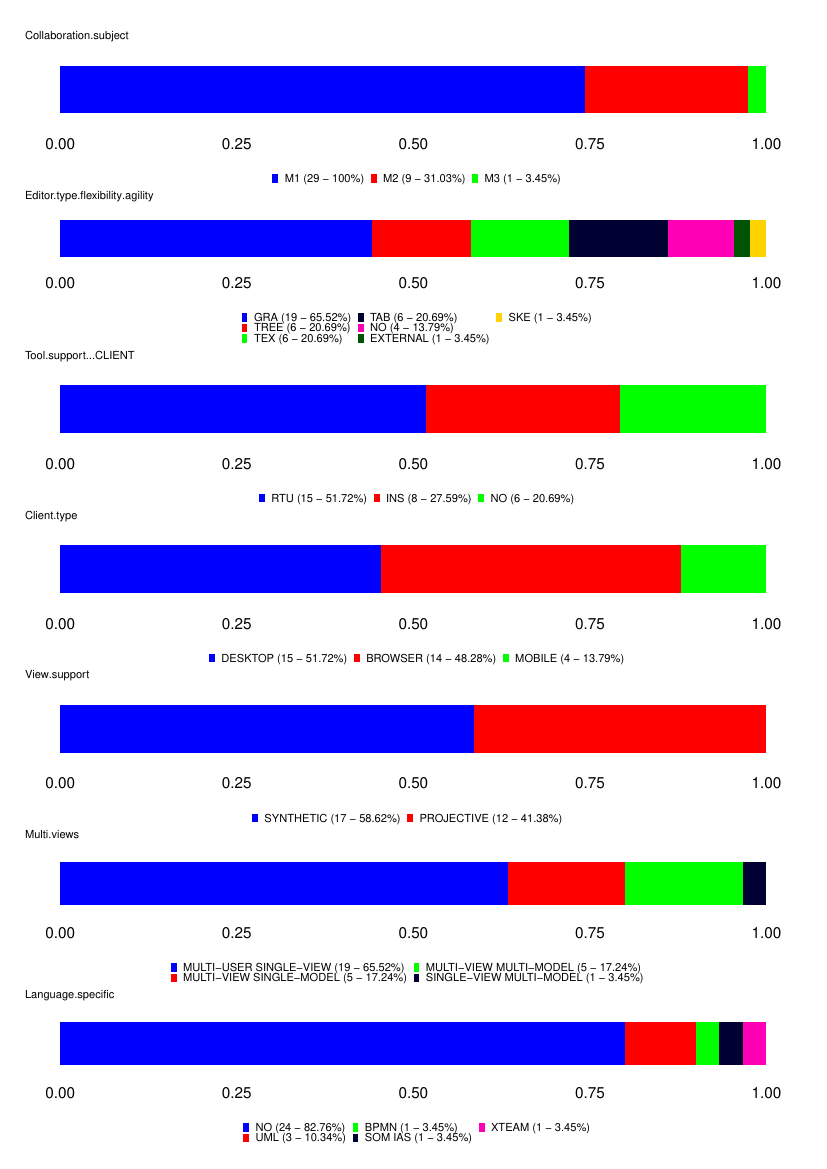

Recreate this plot in R.
library(ggplot2)
library(stringr)
library(plyr)
library(grid)
library(gridExtra)
library(Rmisc)
library(pals)

#remove non-analyzable columns
indicesToBeRemoved <- c(4, 5, 6, 7, 9, 10, 11, 14, 28, 59, 60, 61, 62, 63, 65, 69, 70, 71, 73, 74, 77)

# set up data
setwd(dirname(rstudioapi::getSourceEditorContext()$path))
data <- read.csv2("../data/latest/analysis.csv", header = TRUE, quote = "\"", dec = ".", fill = TRUE, comment.char = "", na.strings = "AAAAAAAA")
data <- data[1:29,1:76]

data <- data[,-indicesToBeRemoved]
startIndex <- 6
stopIndex <- ncol(data)

# TODO: remove this line after SerVCS has been reviewed
#data <- data[-5,]
#row.names(data) <- 1:nrow(data)

#ignoredIndexNames <- c("Modeling.framework", "UML.diagrams", "Language.s..custo..mization.support",
#                       "Roles", "Approach.specific.stakeholders")

ignoredIndexNames <- c()

data <- data.frame(
  lapply(
    data,
    function(variables){
      if (is.character(variables)){
        return(toupper(variables))
      } else{
        return(variables)
      }
    }),
  stringsAsFactors = FALSE)

gatherValues <- function(index){
  if(!(names(data)[i] %in% ignoredIndexNames) && !is.numeric(data[,index])){
    df <- data.frame(cat = data[,index])
    x<-data.frame(values=unique(str_trim(unlist(strsplit(df$cat, ",")))))
    
    for(i in 1:nrow(x)){
      v <- x[i,1]
      count = 0
      for(j in 1:nrow(df)){
        if(v %in% str_trim(unlist(strsplit(df[j,1], ",")))){
          count <- count+1
        }
      }
      x[i,2] <- count
    }
    
    #rename col 2
    names(x)[2]<-"count"
    
    #remove factors with count = 0
    x <- x[x$count > 0, ]
    
    #pretty print label names and values
    for(i in 1:nrow(x)){
      x[i,1] <- paste(x[i,1], paste("(", x[i,2], " - ", round(x[i,2]/29, 4)*100, '%', ")", sep=""))
    }
    
    #order by count DESC
    x <- x[
      with(x, order(count, decreasing=TRUE)),
    ]
    x$values <- factor(x$values, levels = x$values[order(x$count, decreasing = TRUE)])
    
    #factorize
    #x$values <- as.factor(x$values)
    
    
    return(x)
  }
}


longParameterNames = c("Collaboration.types")
manyParameters = c("Communication.means...builtin", "Communication.means.links","Workspace.awareness")

# plotting
plot <- function(index){
  x <- gatherValues(index)
  if(names(data)[index] %in% longParameterNames){
    guideFill = guide_legend(title="", ncol=2, reverse = FALSE)
  }else if(names(data)[index] %in% manyParameters){
    guideFill = guide_legend(title="", ncol=4, reverse = FALSE)
  }else{
    guideFill = guide_legend(title="", ncol=3, reverse = FALSE)
  }
  p <- ggplot(x, aes(x = '', y=count, fill=values))  +
    theme_void() +
    ggtitle(names(data)[index]) +
    geom_bar(stat="identity", position = position_fill(reverse = TRUE), width = 0.6) +
    theme(legend.position="bottom", legend.title = element_text(size=8)) +
    theme(axis.text.x = element_text(colour="black"),
          axis.title.x = element_text(colour="black"),
          plot.title = element_text(size=8),
          legend.key.size = unit(0.2, 'cm'),
          legend.text=element_text(size=8)) +
    guides(fill=guideFill) +
    ylab("") +
    scale_fill_manual(values=as.vector(glasbey(27))) +
    coord_flip()
}


outputFile <- "descriptive.pdf"
pdf(outputFile, paper="a4", width=10, height=15)
#l <- layout(matrix(c(1,2,3,4,5,6),ncol=1), widths=c(4,4,4), heights=c(1,1,1,1,1,1), TRUE)

plots <- c()
plotIndex = 1
for(i in startIndex:stopIndex){
  if(!(names(data)[i] %in% ignoredIndexNames) && !is.numeric(data[,i])){
    plotName <- paste(names(data)[i])
    print(paste("Printing plot for ", plotName, "."))
    plots[[plotIndex]]<-plot(i)
    plotIndex <- plotIndex+1
  }
  if(plotIndex %% 8 == 0){
    multiplot(plotlist = plots)
    plots <- c()
    plotIndex = 1
  }
}
if(!is.null(plots)){
  multiplot(plotlist = plots)
}

dev.off()
